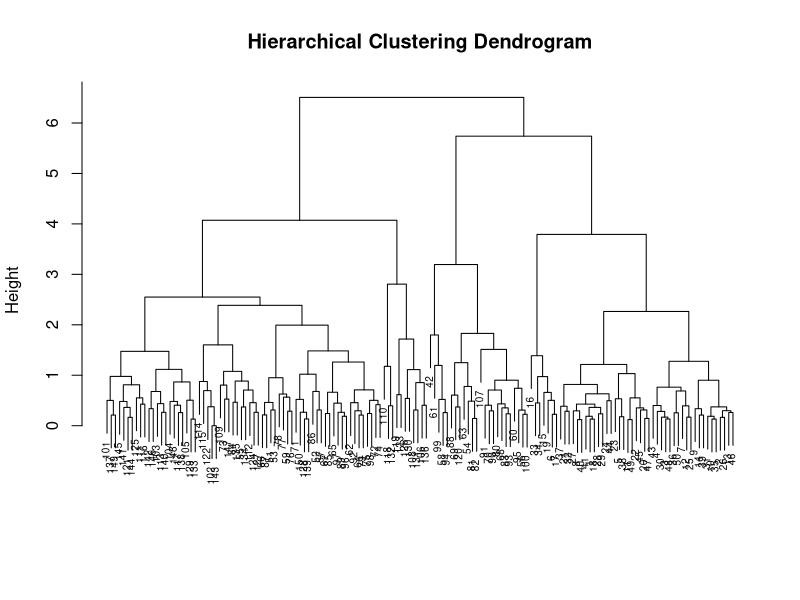

This figure's R source:
data(iris)
iris_data <- iris[, -5]
iris_scaled <- scale(iris_data)
distance_matrix <- dist(iris_scaled, method = "euclidean")
hc_complete <- hclust(distance_matrix, method = "complete")
plot(hc_complete, main = "Hierarchical Clustering Dendrogram", xlab = "", sub = "", cex = 0.6)
clusters <- cutree(hc_complete, k = 3)
print(clusters)
iris$Cluster <- as.factor(clusters)
head(iris)
